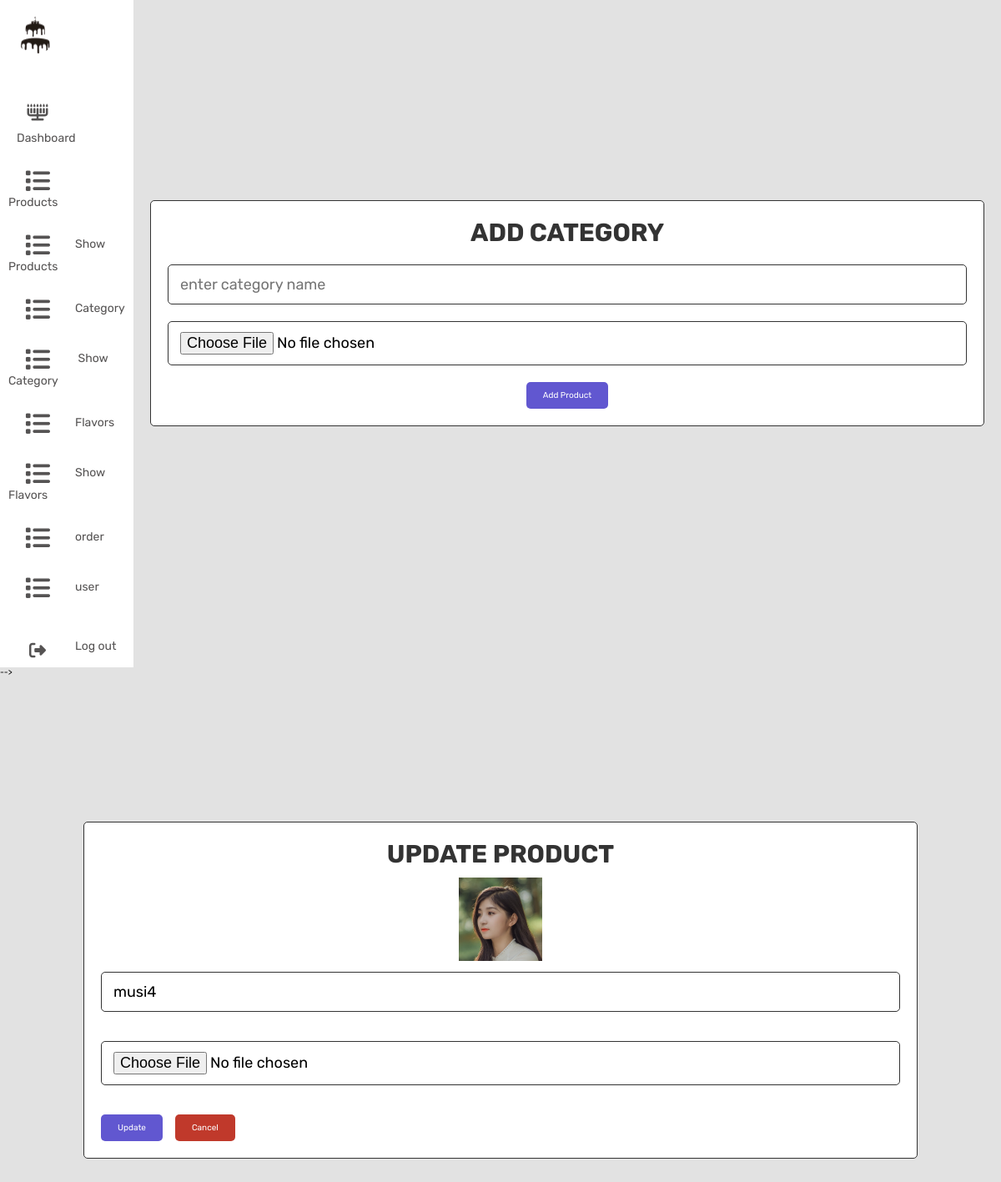
The page /admin/admin_category.php?update=8 (signed in) on the database its author committed.
### tables this page shows
CREATE TABLE `category` (
  `id` int(11) NOT NULL,
  `image` varchar(255) NOT NULL,
  `name` varchar(255) NOT NULL
);

### admin/admin_category.php (the view, shortened to what this page needs)
<?php
include 'admin_header.php';
 ?>
<section class="form-container">
   <form action="" method="post" enctype="multipart/form-data">
      <h3>add category</h3>
    <div class="flex">
    <div class="inputBox">
      <input type="text" name="name" class="box" placeholder="enter category name" required>  </div>
    </div>
      <input type="file" name="image" accept="image/jpg, image/jpeg, image/png" class="box" required>
    <input type="submit" value="add product" name="add_product" class="btn" style="background-color: #6157d0;">
   </form>
</section>
</div>
 -->
<section class="form-container1">
   <?php
      if(isset($_GET['update'])){
         $update_id = $_GET['update'];
         $update_query = mysqli_query($conn, "SELECT * FROM `category` WHERE id = '$update_id'") or die('query failed');
         if(mysqli_num_rows($update_query) > 0){
            while($fetch_update = mysqli_fetch_assoc($update_query)){
   ?>
 <form action="" method="post" enctype="multipart/form-data">
   <h3>update product</h3>
 <img src="../uploaded_img/<?php echo $fetch_update['image']; ?>" height="100" alt="">
   <div class="flex">
      <div class="inputBox">
      <input type="text" name="update_name" value="<?php echo $fetch_update['name']; ?>" class="box" required placeholder="enter  category name">
      </div>
      <input type="file" class="box" name="update_image1" accept="image/jpg, image/jpeg, image/png">
      <input type="submit" value="update" name="update_product" class="btn" style="background-color: #6157d0;">
      <a href="admin_category.php" class="delete-btn" onclick="return confirm('cancel?');">cancel</a>
 </form>
   <?php
         }
      }
      }else{
         echo '<script>document.querySelector(".form-container1").style.display = "none";</script>';
      }
   ?>
</section>
</body>
</html>

### css/admins.css (style rules this page uses)
* { margin: 0; padding: 0; outline: none; border: none; text-decoration: none; box-sizing: border-box; font-family: "Poppins", sans-serif; }
:root { --purple:#4934cf98; --red:#c0392b; --orange:#f39c12; --black:#333; --white:#fff; --light-color:#666; --light-white:#ccc; --light-bg:#f5f5f5; --border:.1rem solid var(--black); --box-shadow:0 .5rem 1rem rgba(0,0,0,.1); }
* { font-family: 'Rubik', sans-serif; margin:0; padding:0; box-sizing: border-box; outline: none; border:none; text-decoration: none; transition:all .2s linear; }
html { font-size: 62.5%; overflow-x: hidden; }
body { background: rgb(226, 226, 226); }
a { position: relative; font-size: 14px; color: rgb(85, 83, 83); display: table; padding: 10px; }
.btn, .option-btn, .delete-btn, .white-btn { display: inline-block; margin-top: 1rem; padding:1rem 2rem; cursor: pointer; color:var(--white); font-size: 1rem; border-radius: .5rem; text-transform: capitalize; }
.white-btn, .btn { background-color: var(--orange); }
.delete-btn { background-color: var(--red); }
.form-container { min-height: 100vh; display: flex; align-items: center; justify-content: center; padding:20px; padding-bottom: 70px; }
.form-container form { width: 100rem; border-radius: 5px; border:var(--border); padding:20px; text-align: center; background-color: var(--white); }
.form-container form h3 { font-size: 30px; margin-bottom: 10px; text-transform: uppercase; color:var(--black); }
.form-container form .box { width: 100%; border-radius: 5px; border:var(--border); padding:12px 14px; font-size: 18px; margin:10px 0; }
.form-container form .flex { display: flex; gap:1.5rem; flex-wrap: wrap; }
.form-container form .flex .inputBox { flex:1 1 25rem; }
.form-container1 { min-height: 100vh; display: flex; align-items: center; justify-content: center; padding:20px; padding-bottom: 70px; }
.form-container1 form { width: 100rem; border-radius: 5px; border:var(--border); padding:20px; text-align: center; background-color: var(--white); }
.form-container1 form h3 { font-size: 30px; margin-bottom: 10px; text-transform: uppercase; color:var(--black); }
.form-container1 form .box { width: 100%; border-radius: 5px; border:var(--border); padding:12px 14px; font-size: 18px; margin:10px 0; }
.form-container1 form .flex { display: flex; gap:1.5rem; flex-wrap: wrap; }
.form-container1 form .flex .inputBox { flex:1 1 25rem; }

### rows shown on the page
category: image (picture), update_name "musi4"
